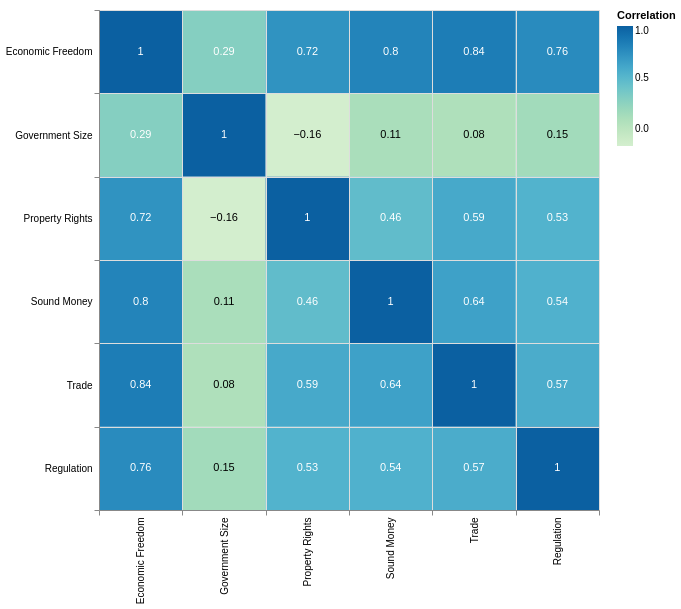

Express this chart as Vega-Lite.
### Vega-Lite specification from a JSON file in a GitHub repository (floating-point values rounded to 4 significant figures)
{"$schema": "https://vega.github.io/schema/vega-lite/v5.json", "width": 500, "height": 500, "data": {"values": [{"fst_factor": "Economic Freedom", "scnd_factor": "Economic Freedom", "correlation": 1.0}, {"fst_factor": "Economic Freedom", "scnd_factor": "Government Size", "correlation": 0.29}, {"fst_factor": "Economic Freedom", "scnd_factor": "Property Rights", "correlation": 0.72}, {"fst_factor": "Economic Freedom", "scnd_factor": "Sound Money", "correlation": 0.8}, {"fst_factor": "Economic Freedom", "scnd_factor": "Trade", "correlation": 0.84}, {"fst_factor": "Economic Freedom", "scnd_factor": "Regulation", "correlation": 0.76}, {"fst_factor": "Government Size", "scnd_factor": "Economic Freedom", "correlation": 0.29}, {"fst_factor": "Government Size", "scnd_factor": "Government Size", "correlation": 1.0}, {"fst_factor": "Government Size", "scnd_factor": "Property Rights", "correlation": -0.16}, {"fst_factor": "Government Size", "scnd_factor": "Sound Money", "correlation": 0.11}, {"fst_factor": "Government Size", "scnd_factor": "Trade", "correlation": 0.08}, {"fst_factor": "Government Size", "scnd_factor": "Regulation", "correlation": 0.15}, {"fst_factor": "Property Rights", "scnd_factor": "Economic Freedom", "correlation": 0.72}, {"fst_factor": "Property Rights", "scnd_factor": "Government Size", "correlation": -0.16}, {"fst_factor": "Property Rights", "scnd_factor": "Property Rights", "correlation": 1.0}, {"fst_factor": "Property Rights", "scnd_factor": "Sound Money", "correlation": 0.46}, {"fst_factor": "Property Rights", "scnd_factor": "Trade", "correlation": 0.59}, {"fst_factor": "Property Rights", "scnd_factor": "Regulation", "correlation": 0.53}, {"fst_factor": "Sound Money", "scnd_factor": "Economic Freedom", "correlation": 0.8}, {"fst_factor": "Sound Money", "scnd_factor": "Government Size", "correlation": 0.11}, {"fst_factor": "Sound Money", "scnd_factor": "Property Rights", "correlation": 0.46}, {"fst_factor": "Sound Money", "scnd_factor": "Sound Money", "correlation": 1.0}, {"fst_factor": "Sound Money", "scnd_factor": "Trade", "correlation": 0.64}, {"fst_factor": "Sound Money", "scnd_factor": "Regulation", "correlation": 0.54}, {"fst_factor": "Trade", "scnd_factor": "Economic Freedom", "correlation": 0.84}, {"fst_factor": "Trade", "scnd_factor": "Government Size", "correlation": 0.08}, {"fst_factor": "Trade", "scnd_factor": "Property Rights", "correlation": 0.59}, {"fst_factor": "Trade", "scnd_factor": "Sound Money", "correlation": 0.64}, {"fst_factor": "Trade", "scnd_factor": "Trade", "correlation": 1.0}, {"fst_factor": "Trade", "scnd_factor": "Regulation", "correlation": 0.57}, {"fst_factor": "Regulation", "scnd_factor": "Economic Freedom", "correlation": 0.76}, {"fst_factor": "Regulation", "scnd_factor": "Government Size", "correlation": 0.15}, {"fst_factor": "Regulation", "scnd_factor": "Property Rights", "correlation": 0.53}, {"fst_factor": "Regulation", "scnd_factor": "Sound Money", "correlation": 0.54}, {"fst_factor": "Regulation", "scnd_factor": "Trade", "correlation": 0.57}, {"fst_factor": "Regulation", "scnd_factor": "Regulation", "correlation": 1.0}]}, "encoding": {"x": {"field": "fst_factor", "title": null, "type": "nominal", "sort": ["Economic Freedom", "Government Size", "Property Rights", "Sound Money", "Trade", "Regulation"]}, "y": {"field": "scnd_factor", "title": null, "type": "nominal", "sort": ["Economic Freedom", "Government Size", "Property Rights", "Sound Money", "Trade", "Regulation"]}}, "layer": [{"mark": "rect", "encoding": {"color": {"field": "correlation", "type": "quantitative", "title": "Correlation", "scale": {"scheme": "greenblue"}, "legend": {"direction": "vertical", "gradientLength": 120}}}}, {"mark": "text", "encoding": {"text": {"field": "correlation", "type": "quantitative"}, "color": {"condition": {"test": "datum['correlation'] < 0.2", "value": "black"}, "value": "white"}}}], "config": {"axis": {"grid": true, "tickBand": "extent"}}}
